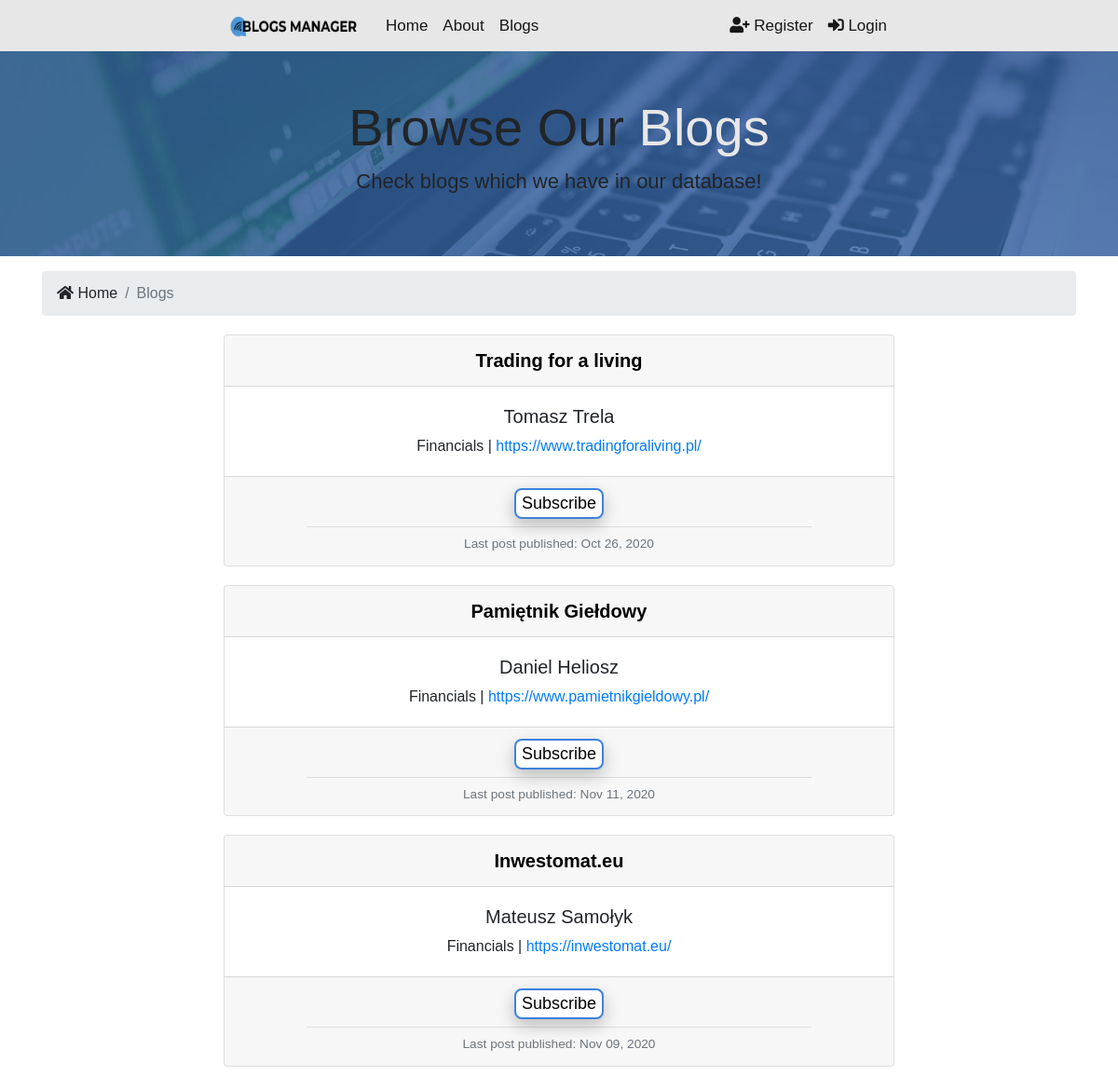
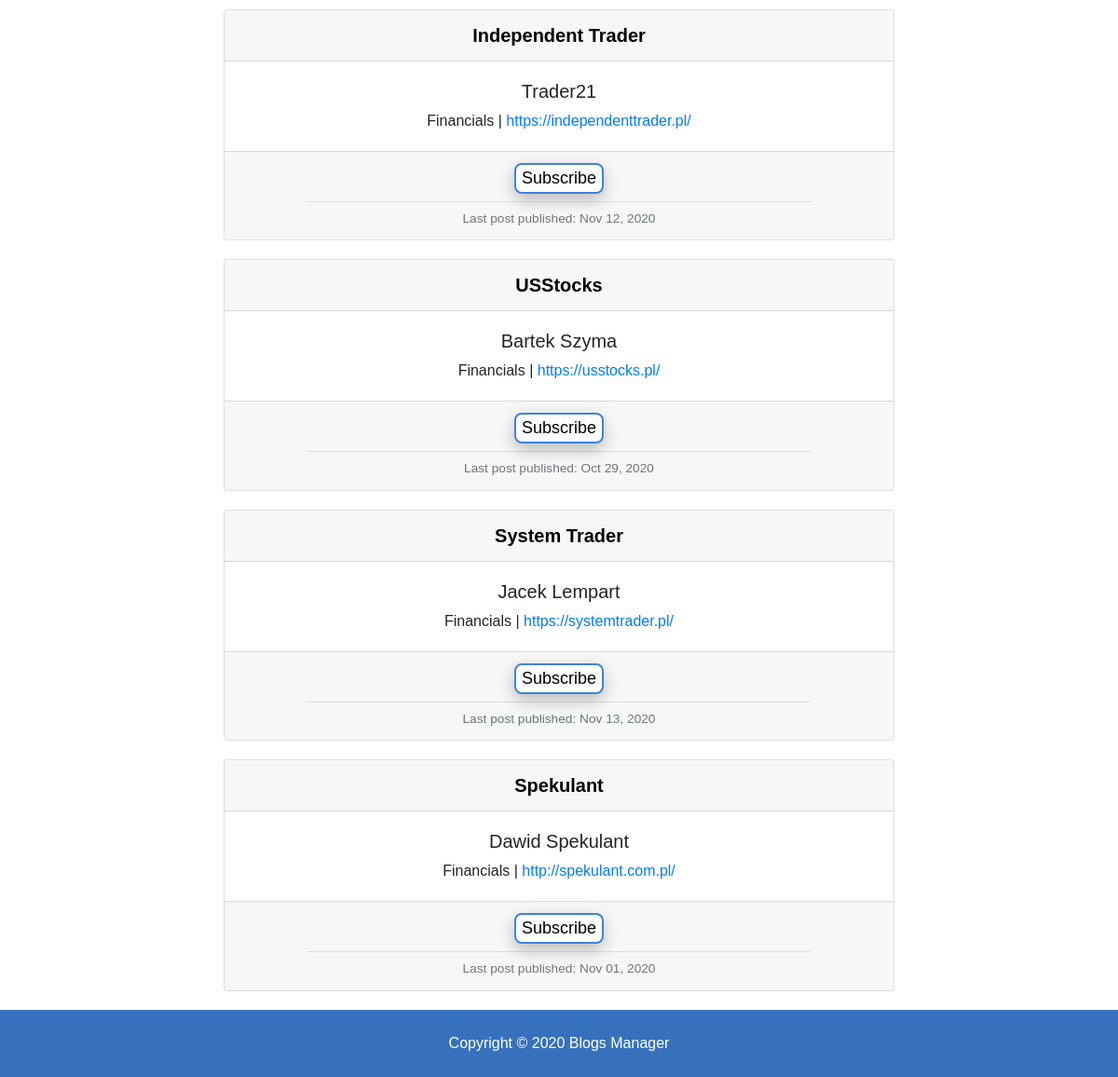
The app's page /blogs/ with its own data (2 pictures, top to bottom).
### blogs/models.py (models this page shows, shortened)
class Blog(models.Model):
    name = models.CharField(max_length=200)
    url = models.CharField(max_length=200)
    author = models.CharField(max_length=100)
    genre = models.CharField(choices=GENRE_CHOICES, default="IT", max_length=30)
    genre2 = models.CharField(choices=GENRE_CHOICES, blank=True, max_length=30)
    language = models.CharField(default="Polish", max_length=100)

class BlogPost(models.Model):
    name = models.CharField(max_length=200)
    url = models.CharField(max_length=200)
    added = models.DateTimeField()
    blog = models.ForeignKey(Blog, on_delete=models.CASCADE, related_name='blog_post')
    class Meta:
        ordering = ('-added',)

### blogs/views.py (the view)
# urls.py: path("", views.index, name="blogs"),
def index(request):
    blogs = Blog.objects.all()
    context = {"blogs": blogs}
    return render(request, "blogs/blogs.html", context)

### templates/blogs/blogs.html (shortened to what this page needs)
{% extends 'base.html' %}
{% block content %}
<section id="showcase-inner" class="py-5 text-black">
    <div class="container">
        <div class="row text-center">
            <div class="col-md-12">
                <h1 class="display-4">Browse Our <span style="color:#e7e7e7">Blogs</span></h1>
                <p class="lead">Check blogs which we have in our database!  </p>
            </div>
        </div>
    </div>
</section>
<section id="bc" class="mt-3">
    <div class="container">
        <nav aria-label="breadcrumb">
            <ol class="breadcrumb">
                <li class="breadcrumb-item">
                    <a href="{% url 'index' %}">
                    <i class="fas fa-home"></i> Home</a>
                </li>
                <li class="breadcrumb-item active">
                    <a href="{% url 'blogs' %}">Blogs</a>
                </li>
            </ol>
        </nav>
    </div>
</section>
<section id="blogs">
    {% if blogs %}
        {% for blog in blogs %}
            <div class="card text-center">
                <div class="card-header">
                    <a href="{% url 'blog_info' pk=blog.id %}" class="no-link">{{ blog.name }}</a>
                </div>
                    <div class="card-body">
                        <h5 class="card-title">{{ blog.author }}</h5>
                        {{blog.genre}} | <a href="{{ blog.url }}" class="card-text">{{ blog.url }}</a>
                    </div>
                <div class="subscribe card-footer text-muted">
                    <div class="card-button">
                        <button class='button subscribe-button' id="blog{{ blog.id }}" data-catid='{{ blog.id }}'>Subscribe</button>
                    </div>
                    <hr class="my-2">
                    Last post published: {{ blog.blog_post.first.added|date:"M d, Y" }}
                </div>
            </div>
        {% endfor %}
    {% else %}
        <div class="col-md-12">
            <p>No Blogs Available :(</p>
        </div>
    {% endif %}
</section>
{% endblock %}

### blogs_manager/static/css/styles.css (style rules this page uses)
body { font-family: Impact, Charcoal, sans-serif; background-color: white; }
a.no-link:link { color: black; text-decoration: none; }
.lead { font-size: 22px; }
#showcase-inner { background: url(../img/background.jpg) no-repeat center; background-size: cover; position: relative; overflow: hidden; min-height: 180px; }
#showcase-inner::before { background: rgba(55, 113, 189, 0.65); background-size: cover; content: ''; position: absolute; top: 0; left: 0; min-height: 100%; width: 100%; }
.breadcrumb-item a, a:hover, a:focus, a:active { text-decoration: none; color: inherit; }
.card { margin-top: 20px; margin-bottom: 20px; margin-left: 20%; margin-right: 20%; }
.card-header { font-size: 20px; font-weight: bold; }
.card-title { font-size: 20px; margin-bottom: 8px; }
.card-text { margin-bottom: 8px; }
.subscribe { font-size: 13.7px; }
.my-2 { width:80%; }
.col-md-12 p { text-align: center; }
.card-button { font-size: 18px; font-weight: bold; margin-bottom: 4px; }
.button { border-radius: 8px; background-color: white; color: black; box-shadow: 0 8px 16px 0 rgba(0,0,0,0.1), 0 6px 20px 0 rgba(0,0,0,0.15); transition-duration: 0.4s; }
.subscribe-button { border: 2.5px solid rgb(61, 130, 221); }

### records on screen
Blog: name "Trading for a living", author "Tomasz Trela", genre "Financials", url "https://www.tradingforaliving.pl/", blog_post.first.added "Oct 26, 2020"
Blog: name "Pamiętnik Giełdowy", author "Daniel Heliosz", genre "Financials", url "https://www.pamietnikgieldowy.pl/", blog_post.first.added "Nov 11, 2020"
Blog: name "Inwestomat.eu", author "Mateusz Samołyk", genre "Financials", url "https://inwestomat.eu/", blog_post.first.added "Nov 09, 2020"
Blog: name "Independent Trader", author "Trader21", genre "Financials", url "https://independenttrader.pl/", blog_post.first.added "Nov 12, 2020"
Blog: name "USStocks", author "Bartek Szyma", genre "Financials", url "https://usstocks.pl/", blog_post.first.added "Oct 29, 2020"
Blog: name "System Trader", author "Jacek Lempart", genre "Financials", url "https://systemtrader.pl/", blog_post.first.added "Nov 13, 2020"
Blog: name "Spekulant", author "Dawid Spekulant", genre "Financials", url "http://spekulant.com.pl/", blog_post.first.added "Nov 01, 2020"
